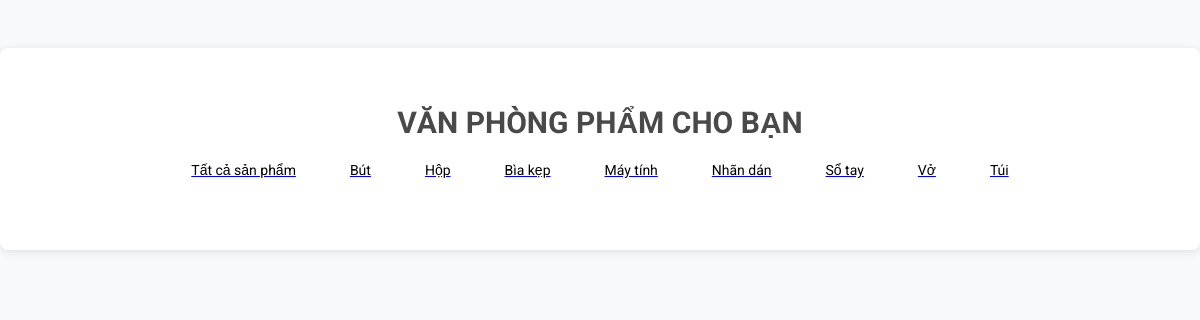
The page /sources/FE/content.php on the database as committed earlier.
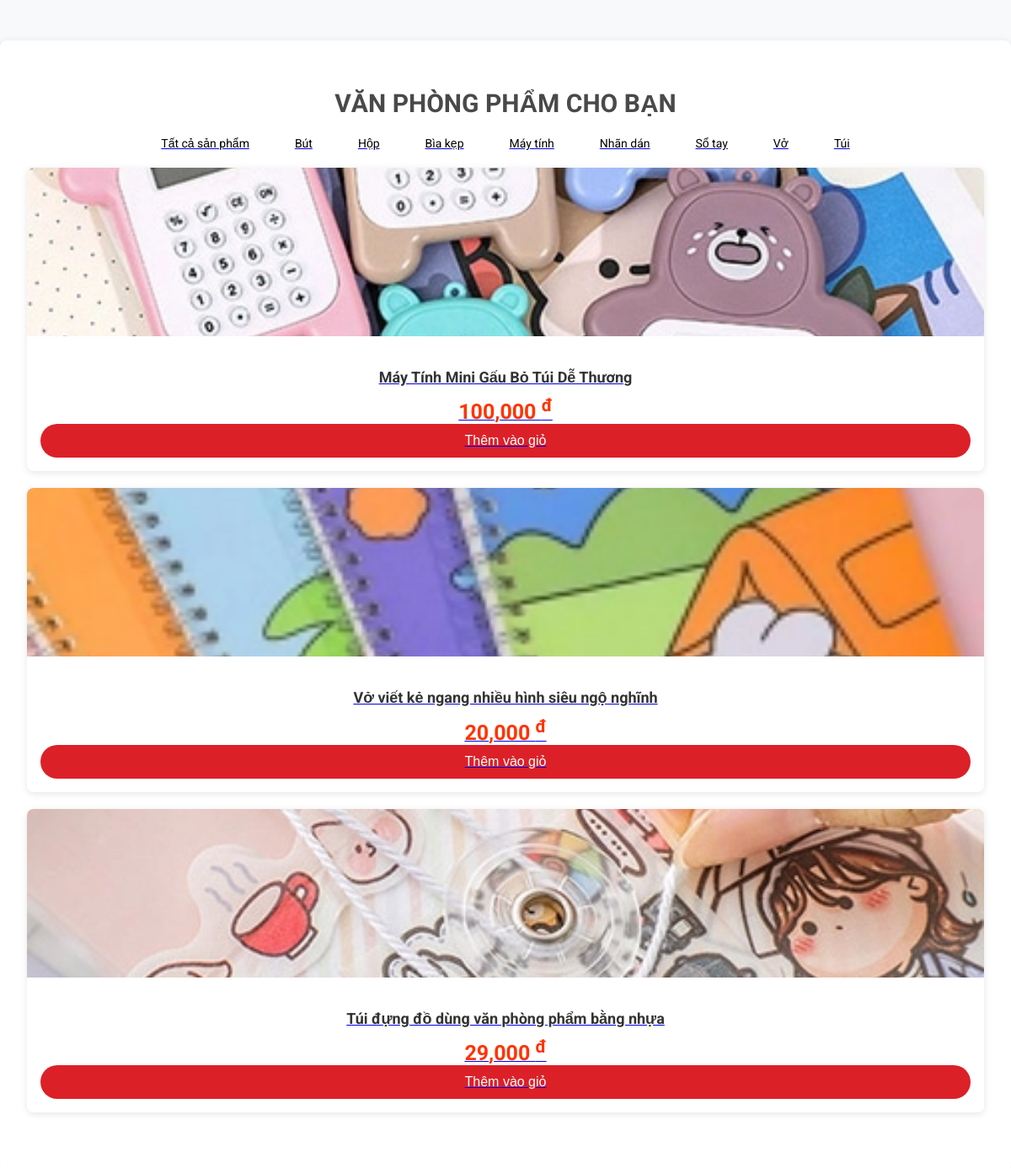
The same page on the database as committed later.
### tables this page shows
CREATE TABLE `product` (
  `product_id` int(11) NOT NULL,
  `product_type_name` varchar(100) NOT NULL,
  `product_name` varchar(250) NOT NULL,
  `product_price` varchar(250) NOT NULL,
  `product_description` varchar(300) DEFAULT NULL,
  `product_details` varchar(300) NOT NULL,
  `product_images` varchar(50) NOT NULL,
  `product_quantity` int(250) NOT NULL DEFAULT 1,
  `product_type_id` varchar(50) NOT NULL
);

### sources/FE/content.php (the view, shortened to what this page needs)
<!DOCTYPE html>
<html lang="vi">
<head>
</head>
<body>
    <div class="product-list">
        <div class="container">
            <div class="row">
                <div class="col-md-12 text-center">
                    <h2>Văn phòng phẩm cho bạn</h2>
                    <ul class="tabs tabs-title tab-desktop ajax clearfix">
                        <li class="tab-link has-content current">
                            <a href="../website/website.php"><span title="Tất cả sản phẩm">Tất cả sản phẩm</span></a>
                        </li>
                        <li class="tab-link" data-tab="tab-1">
                            <a href="../website/content_click.php?product_type_id=but"><span title="Bút">Bút</span></a>
                        </li>
                        <li class="tab-link" data-tab="tab-2">
                            <a href="../website/content_click.php?product_type_id=hop"><span title="Hộp">Hộp</span></a>
                        </li>
                        <li class="tab-link" data-tab="tab-3">
                            <a href="../website/content_click.php?product_type_id=biakep"><span title="Bìa kẹp">Bìa kẹp</span></a>
                        </li>
                        <li class="tab-link" data-tab="tab-4">
                            <a href="../website/content_click.php?product_type_id=maytinh"><span title="Máy tính">Máy tính</span></a>
                        </li>
                        <li class="tab-link" data-tab="tab-5">
                            <a href="../website/content_click.php?product_type_id=nhandan"><span title="Nhãn dán">Nhãn dán</span></a>
                        </li>
                        <li class="tab-link" data-tab="tab-6">
                            <a href="../website/content_click.php?product_type_id=sotay"><span title="Sổ tay">Sổ tay</span></a>
                        </li>
                        <li class="tab-link" data-tab="tab-7">
                            <a href="../website/content_click.php?product_type_id=vo"><span title="Vở">Vở</span></a>
                        </li>
                        <li class="tab-link" data-tab="tab-8">
                            <a href="../website/content_click.php?product_type_id=tui"><span title="Túi">Túi</span></a>
                        </li>
                    </ul>
                </div>
            </div>
        </div>
        <?php
        include("../connect_SQL/connect.php");
        $valueCart = 8;
        $sql = "
            SELECT *
            FROM product
            WHERE product_id NOT IN (SELECT product_id FROM sale WHERE is_expired = 1)
            LIMIT $valueCart
        ";
        $result = $connect->query($sql);
        $duongdanimg = '../Assets/img/sanpham/';
        $dataArray = [];
        if ($result->num_rows > 0) {
            while ($row = $result->fetch_assoc()) {
                $dataArray[] = $row;
            }
        }
        ?>
        <div class="container text-center">
            <div class="row">
                <?php foreach ($dataArray as $data): ?>
                    <div class="col-lg-3 col-md-4 col-sm-6 py-2" id="font-card">
                        <a href="./product.php?product_id=<?= $data['product_id'] ?>">
                            <div class="card">
                                <img src="<?= $duongdanimg . $data['product_images'] ?>" class="card-img-top" alt="<?= $data['product_name'] ?>">
                                <div class="card-body">
                                    <p class="card-title">
                                        <strong><?= $data['product_name'] ?></strong>
                                    </p>
                                    <p class="card-text">
                                        <strong style="color:#f30;font-size:25px">
                                            <?= number_format($data['product_price'], 0, '.', ',') ?> <sup>đ</sup>
                                        </strong>
                                    </p>
                                    <div class="action-cart">
                                       <button class="cart-button btn-buy add_to_cart" title="Thêm vào giỏ">
                                       <i class="fas fa-shopping-circle"></i>Thêm vào giỏ
                                       </button>
                                    </div>
                                </div>
                            </div>
                        </a>
                    </div>
                <?php endforeach; ?>
            </div>
        </div>
        <div class="text-center">
            <a class="btn btn-warning" href="./list.php?page=1">Xem thêm</a>
        </div>
    </div>
</body>
</html>

Rows that differ between the two databases and show on the page:
added product: product_images (picture), product_name "Máy Tính Mini Gấu Bỏ Túi Dễ Thương", product_price "100,000"
added product: product_images (picture), product_name "Vở viết kẻ ngang nhiều hình siêu ngộ nghĩnh", product_price "20,000"
added product: product_images (picture), product_name "Túi đựng đồ dùng văn phòng phẩm bằng nhựa", product_price "29,000"
